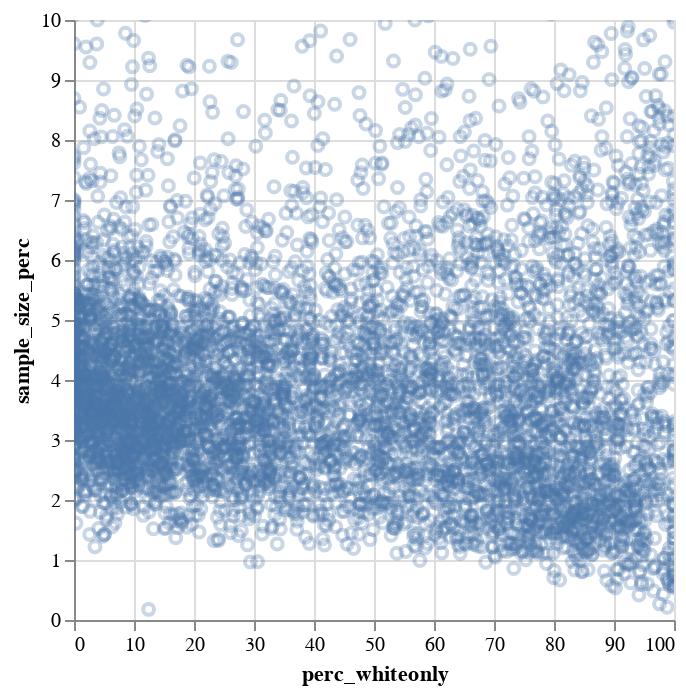

This figure's notebook cell:
### Code cell
# plot bar graph
alt.Chart(result_df).mark_point(opacity=0.3).encode(
    alt.X('perc_whiteonly:Q'),
    alt.Y('sample_size_perc:Q',scale=alt.Scale(domain=(0,10))),
    tooltip=['cbg','perc_whiteonly','sample_size_perc']
).properties(width=300, height=300).interactive()

### Figure 1 — Vega-Lite specification as saved in the notebook (floating-point values rounded to 4 significant figures; data arrays with more than 128 entries replaced by an {"elided": "..."} marker saying what was removed)
{"config": {"view": {"continuousWidth": 400, "continuousHeight": 300}}, "data": {"name": "data-279f1470a2072e438c3761bf4509aceb"}, "mark": {"type": "point", "opacity": 0.3}, "encoding": {"tooltip": [{"type": "nominal", "field": "cbg"}, {"type": "nominal", "field": "perc_whiteonly"}, {"type": "quantitative", "field": "sample_size_perc"}], "x": {"type": "quantitative", "field": "perc_whiteonly"}, "y": {"type": "quantitative", "field": "sample_size_perc", "scale": {"domain": [0, 10]}}}, "height": 300, "selection": {"selector012": {"type": "interval", "bind": "scales", "encodings": ["x", "y"]}}, "width": 300, "$schema": "https://vega.github.io/schema/vega-lite/v4.8.1.json", "datasets": {"data-279f1470a2072e438c3761bf4509aceb": {"elided": "6224 records"}}}
